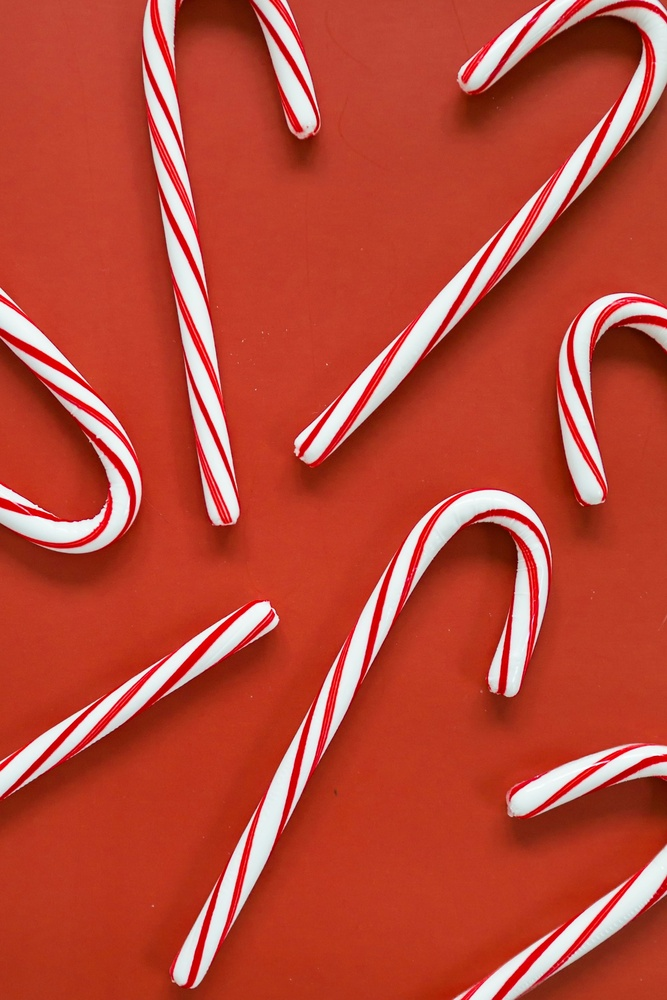
#> input picture day1/input/input1.jpg, 667 x 1000 px, shrunk from 2114 x 3171 before the run
$ jupyter execute rgb_hsv_conversions.ipynb
#> lines starting #> are read from the running program, lines starting #| are printed output that depends on the picture
# RBG <-> HSV Conversions

The task is to manually implement the conversion algorithms between **RGB (Red, Green, Blue)** and **HSV (Hue, Saturation, Value)** colour spaces. These conversions are fundamental to many image processing tasks, as they allow for easier manipulation of image colours, such as adjusting brightness, saturation, and hue, which are intuitive for human perception.

Once the manual conversion logic is written, it will be compared to the **OpenCV** utility functions to ensure correctness.

[cell 1]
import cv2
import matplotlib.pyplot as plt
import numpy as np

## Input image

[cell 2]
img = cv2.imread("./input/input1.jpg")
#> img is the input picture: shape (1000, 667, 3); mean B, G, R 55.6, 72.3, 187.3
plt.imshow(img[:, :, ::-1])
plt.axis("off")

## Conversions using OpenCV utils

[cell 3]
imgRGB = cv2.cvtColor(img, cv2.COLOR_BGR2RGB)
imgHSV = cv2.cvtColor(img, cv2.COLOR_BGR2HSV)
#> imgHSV: shape (1000, 667, 3); mean H, S, V 21.3, 187.4, 187.9

# Display the RGB and HSV images side by side.
plt.subplot(1, 2, 1)
plt.imshow(imgRGB)
plt.title("RGB")
plt.axis("off")

plt.subplot(1, 2, 2)
plt.imshow(imgHSV)
plt.title("HSV")
plt.axis("off")

[cell 4]
# View each channel in the RGB image
plt.figure(figsize=[20, 5])
plt.axis("off")

plt.subplot(131)
plt.imshow(imgRGB[:, :, 0])
plt.title("Red Channel")
plt.subplot(132)
plt.imshow(imgRGB[:, :, 1])
plt.title("Green Channel")
plt.subplot(133)
plt.imshow(imgRGB[:, :, 2])
plt.title("Blue Channel")

[cell 5]
# View each channel in the HSV image
plt.figure(figsize=[20, 5])
plt.axis("off")

plt.subplot(131)
plt.imshow(imgHSV[:, :, 0])
plt.title("Hue Channel")
plt.subplot(132)
plt.imshow(imgRGB[:, :, 1])
plt.title("Saturation Channel")
plt.subplot(133)
plt.imshow(imgRGB[:, :, 2])
plt.title("Value Channel")
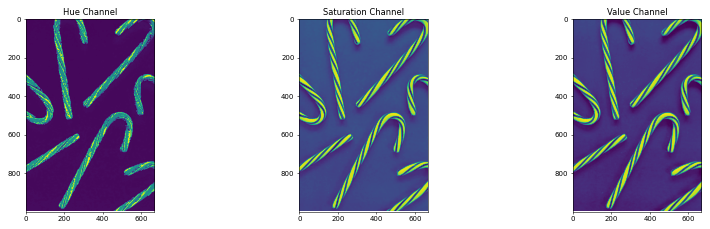
#> figure drawn by matplotlib, 3 panels

## RGB to HSV Formula

This is the formula suggested by OpenCV to convert from RGB colour space to HSV.

Source: https://docs.opencv.org/4.x/de/d25/imgproc_color_conversions.html

[cell 6]
def rgbToHSV(input):
    """
    rgbToHSV convert an RGB input image into a HSV image.

    Input - RGB Image
    Output = HSV Image
    """
    red, green, blue = np.float32(cv2.split(input)) / 255
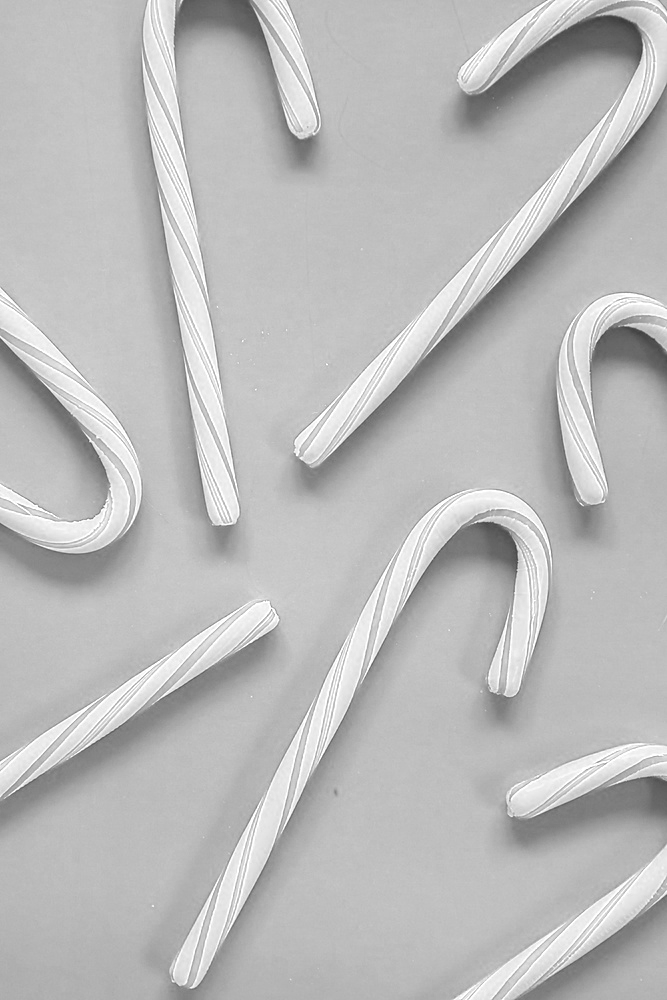
#> red: shape (1000, 667) float32; min 0.235, max 1, mean 0.735
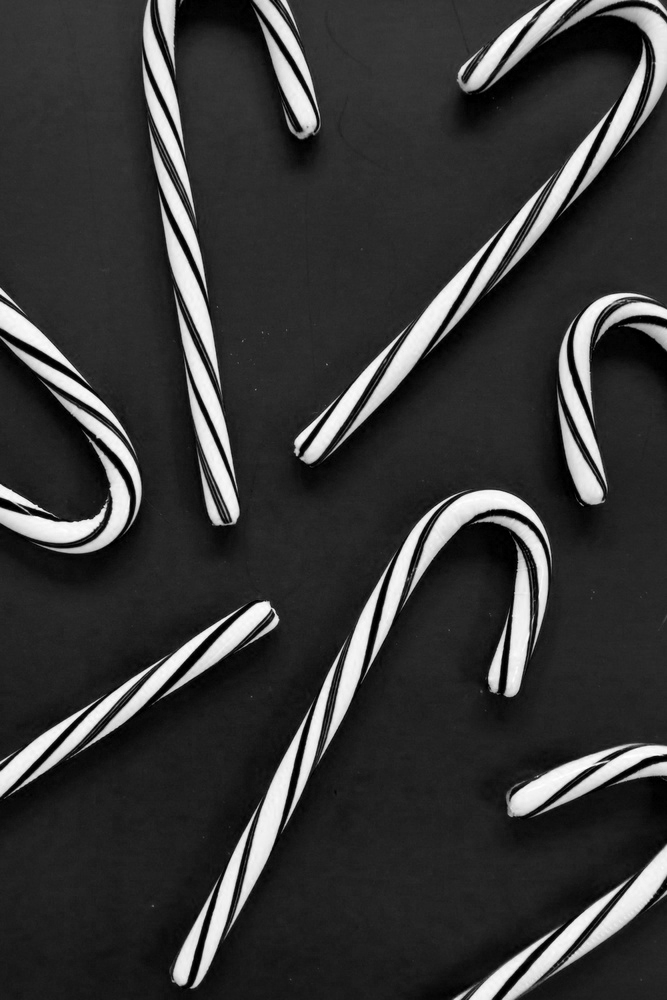
#> blue: shape (1000, 667) float32; min 0, max 1, mean 0.218
    # red = input[0]
    # green = input[1]
    # blue = input[2]

    value = np.maximum(red, np.maximum(green, blue))

    delta = value - np.minimum(red, np.minimum(green, blue))
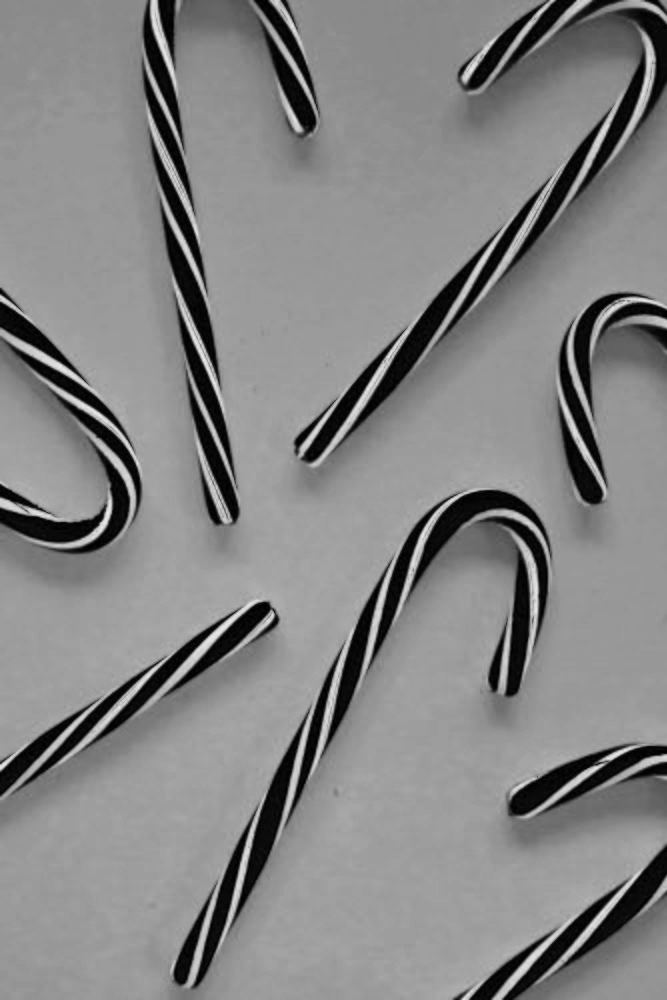
#> delta: shape (1000, 667) float32; min 0, max 0.937, mean 0.522
    saturation = np.zeros_like(value)
    saturation[value != 0] = delta[value != 0] / value[value != 0]
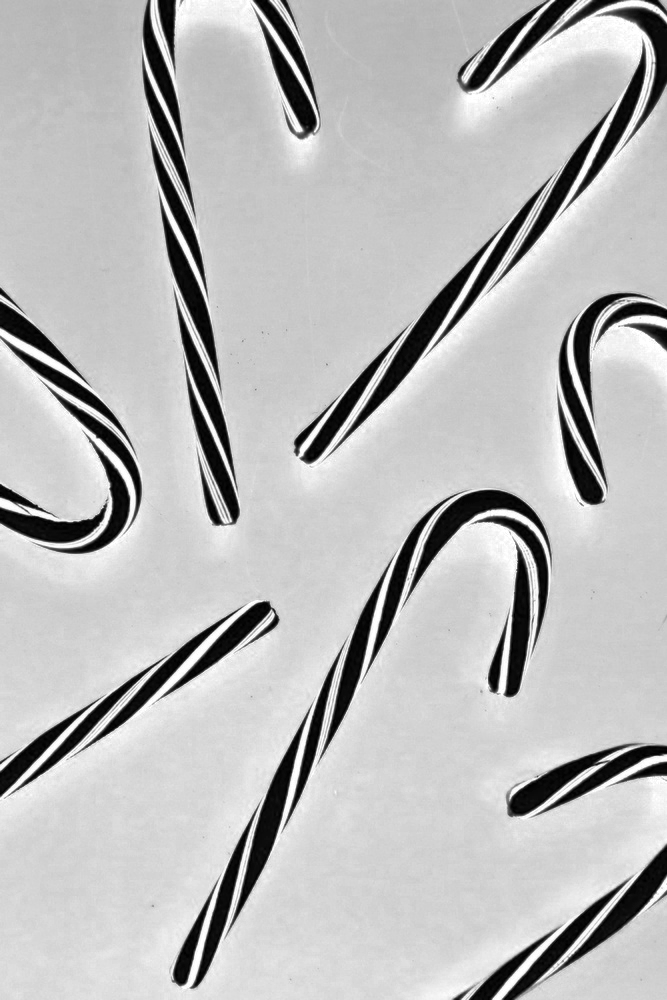
#> saturation: shape (1000, 667) float32; min 0, max 1, mean 0.735

    hue = np.zeros_like(value)
    # hue[red == green and red == blue] = 0

    hue[value != 0] = np.where(
        value[value != 0] == red[value != 0],
        (60 * (green[value != 0] - blue[value != 0]) / delta[value != 0]),
        hue[value != 0],
    )

    hue[value != 0] = np.where(
        value[value != 0] == green[value != 0],
        120 + ((60 * (blue[value != 0] - red[value != 0]) / delta[value != 0])),
        hue[value != 0],
    )

    hue[value != 0] = np.where(
        value[value != 0] == blue[value != 0],
        250 + ((60 * (red[value != 0] - green[value != 0]) / delta[value != 0])),
        hue[value != 0],
    )

    hue[hue < 0] = hue[hue < 0] + 360

    value = np.round(255 * value).astype("int")
    saturation = np.round(255 * saturation).astype("int")
    hue = np.round(hue / 2).astype("int")
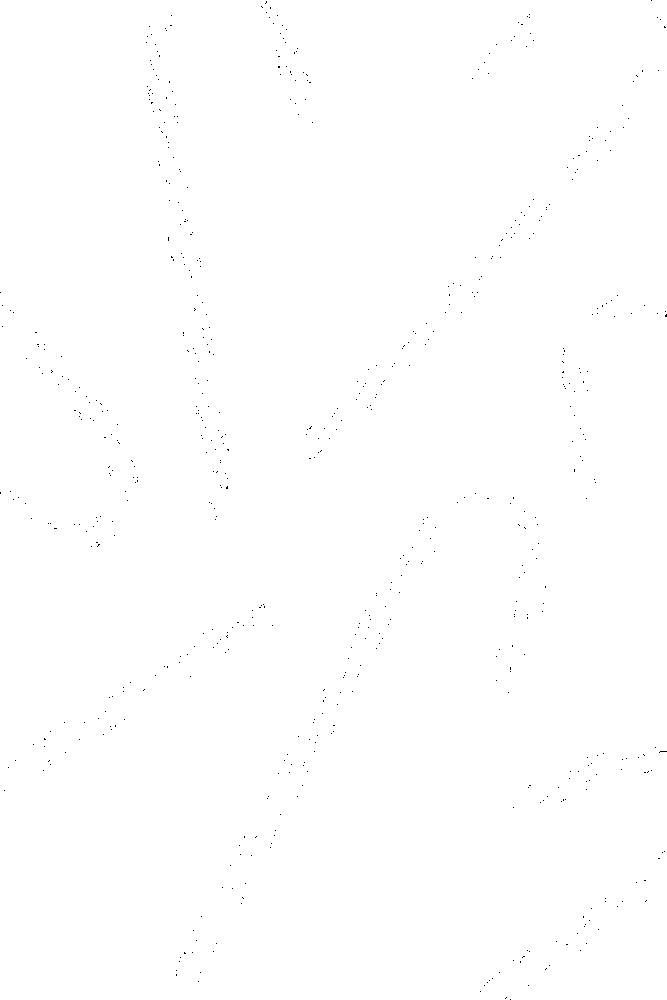
#> hue: shape (1000, 667) int64; min -9.22e+18, max 180, mean -1.09e+16; drawn with min black and max white

    return np.uint8(cv2.merge([hue, saturation, value]))
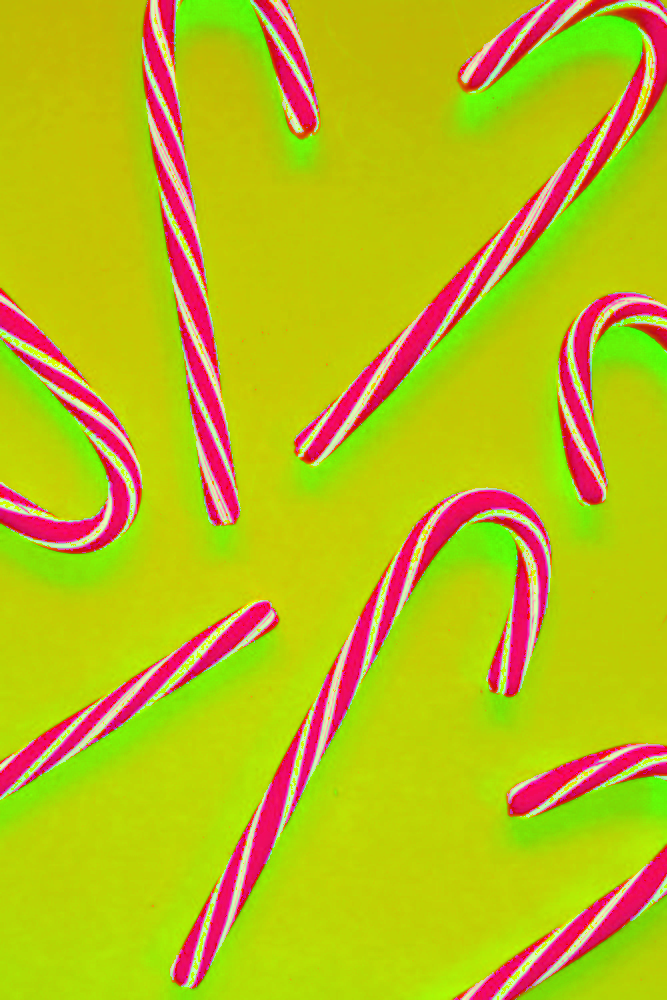
#> returned value: shape (1000, 667, 3); mean of channels 0, 1, 2 23.3, 187.4, 187.9; drawn as B, G, R

$ run again, with day1/input/input3.jpg copied over day1/input/input1.jpg
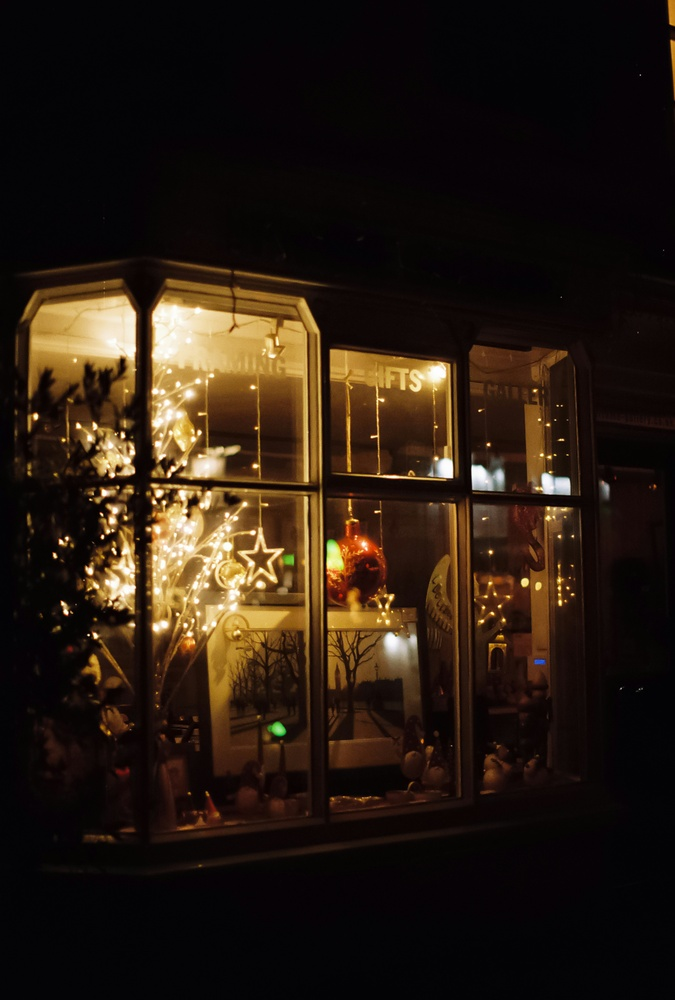
#> input picture day1/input/input3.jpg, 675 x 1000 px, shrunk from 4800 x 7106 before the run
#> img is the input picture: shape (1000, 675, 3); mean B, G, R 16.9, 27.4, 40
#> imgHSV: shape (1000, 675, 3); mean H, S, V 64.4, 148.2, 40.5
#> in rgbToHSV, `hue[hue < 0] = hue[hue < 0] + 360`:
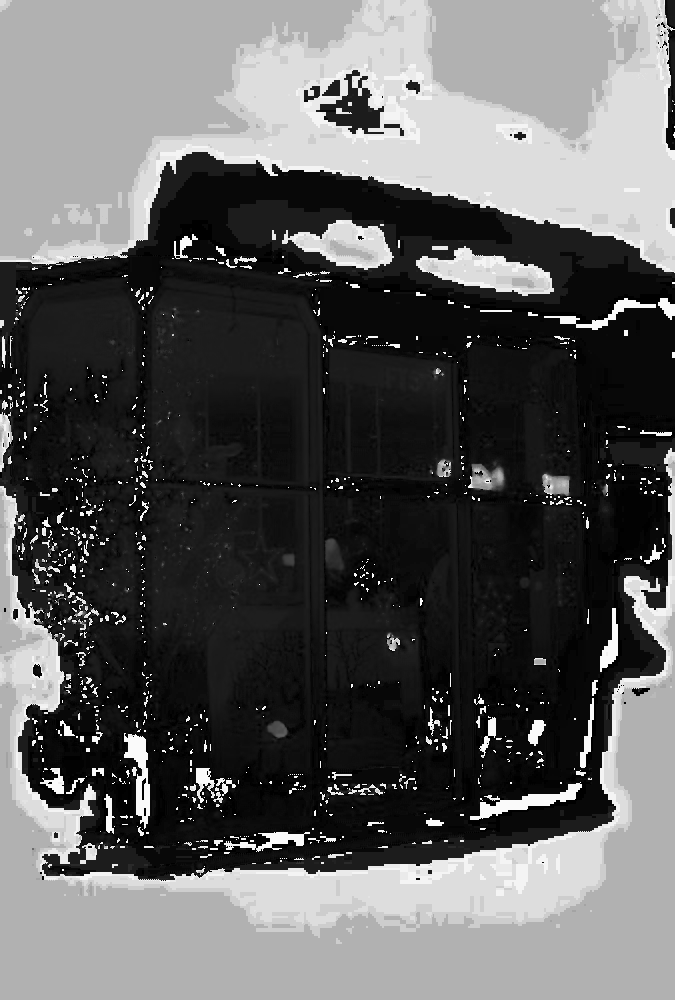
#> hue: shape (1000, 675) float32; 0.08% of the values are NaN or infinite; the others: min 0, max 359.3, mean 131.5; drawn with min black, max white, NaN and infinite black
#> in rgbToHSV, `return np.uint8(cv2.merge([hue, saturation, value]))`:
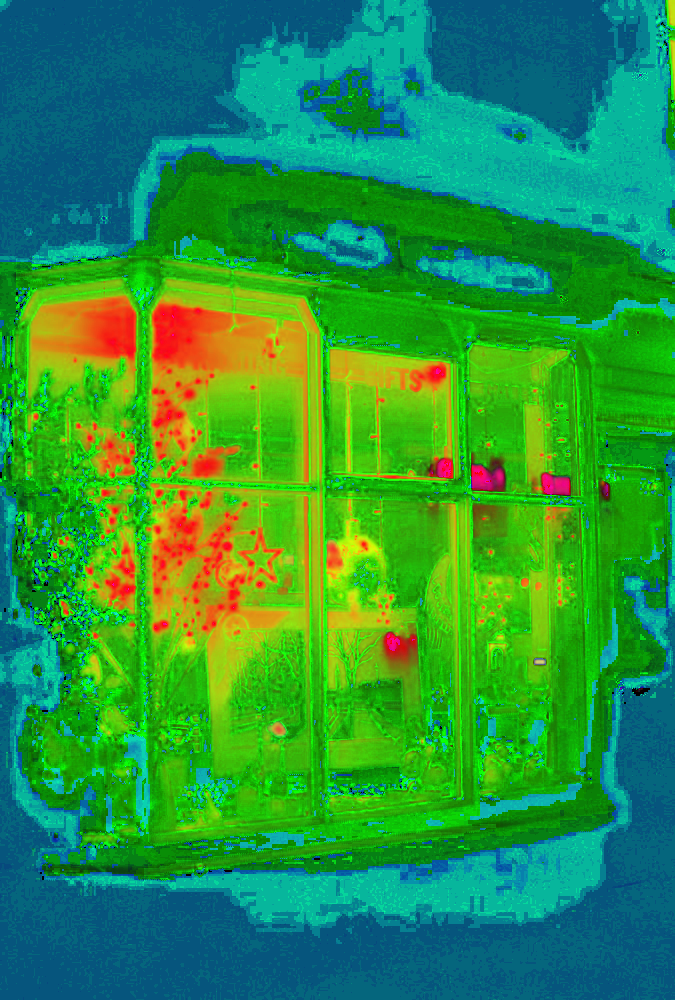
#> returned value: shape (1000, 675, 3); mean of channels 0, 1, 2 65.7, 148.2, 40.5; drawn as B, G, R
